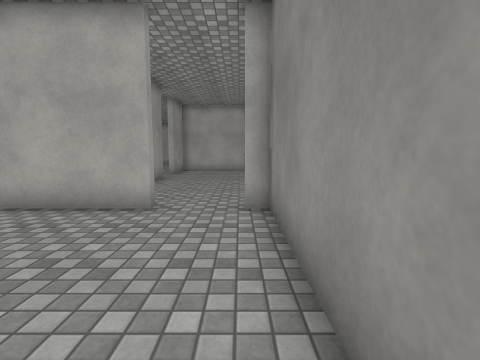
[1] (above)

16 first-person views from a walk through a scene from a Unity 3-D project. The camera is 1.3 m above the floor, tilts 6° down and sees 85° across. Doors are open. The floor is counted in squares, 1 m on a side. Each view is taken from the middle of a square. On the plan, view 1 faces up. The plan holds only what a view shows up to about 13 squares ahead; the rest is blank. The place goes on beyond the plan. The player is left out. Surface patterns are stand-ins for the level's own textures.

[2]
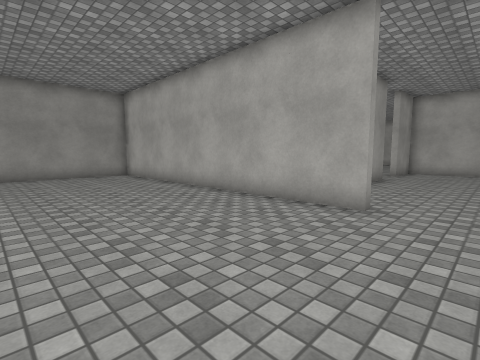

[3]
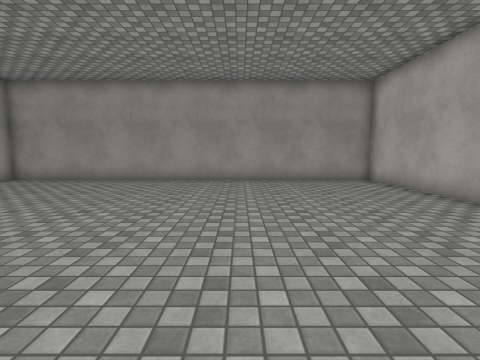

[4]
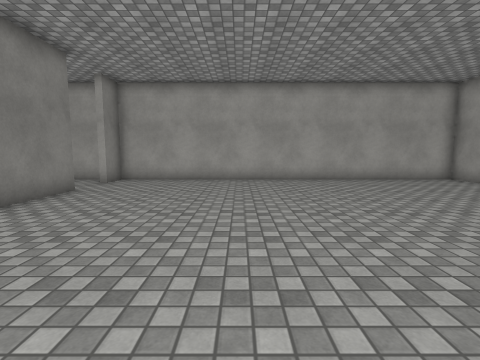

[5]
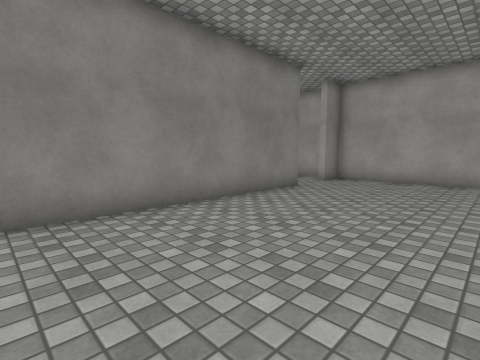

[6]
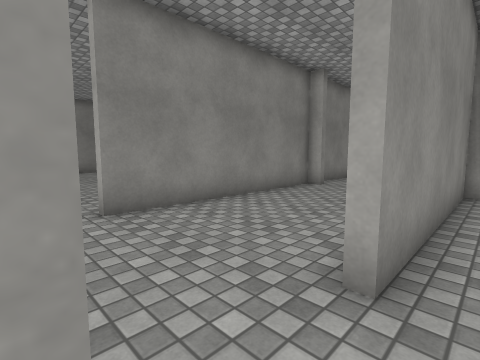

[7]
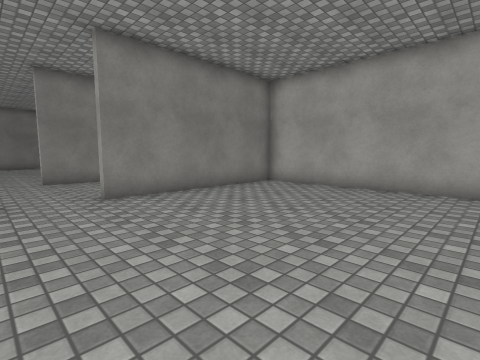

[8]
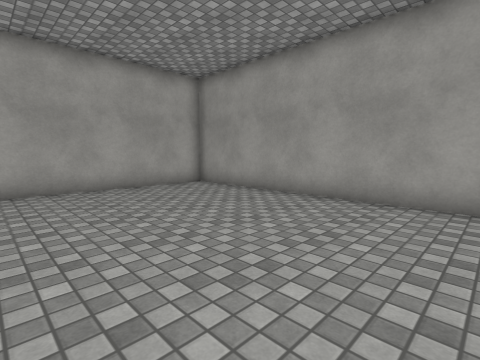

[9]
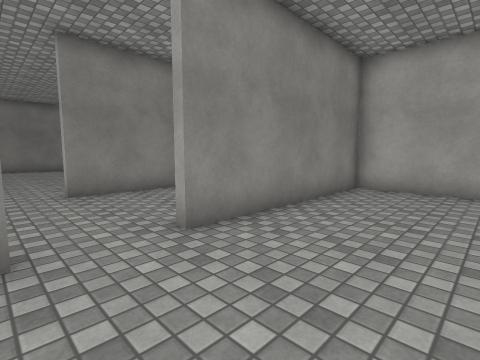

[10]
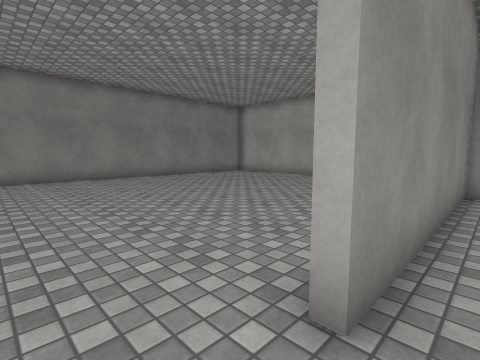

[11]
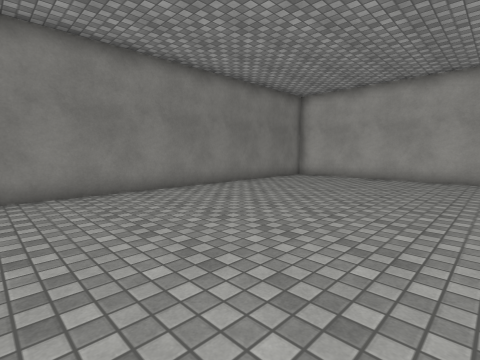

[12]
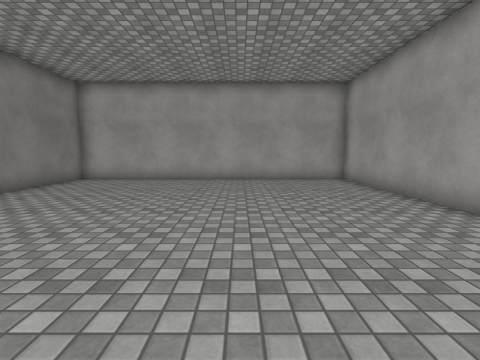

[13]
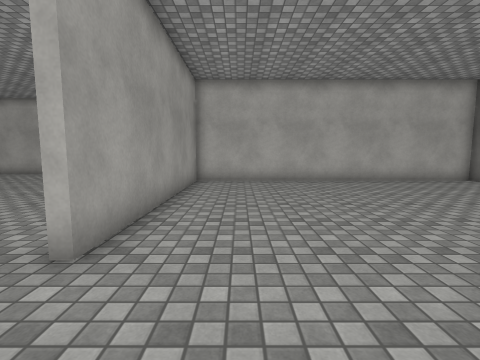

[14]
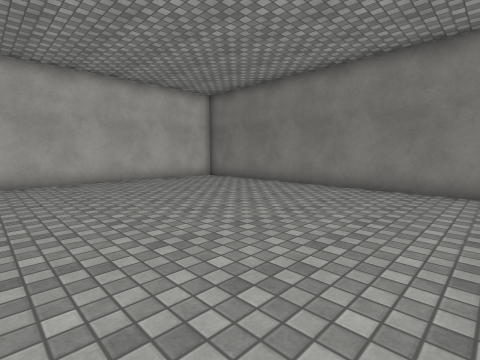

[15]
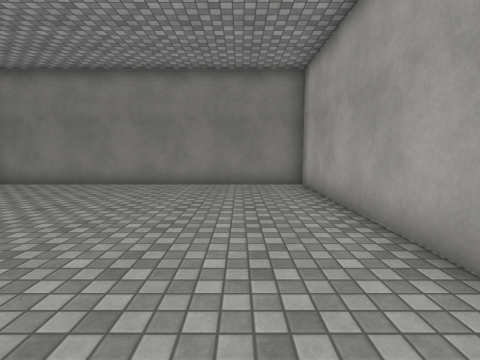

[16]
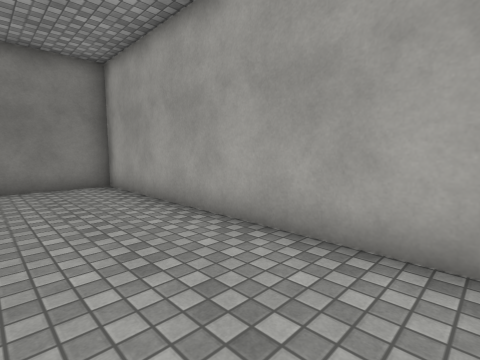

### Floor plan
Ten units are one square. View 1 is at (0, 0); x grows to the right and y downward. Boxes are objects, and circles mark ways between rooms. Rooms are numbered by the first view taken in them; rooms with no view inside come last. Other rooms are left out.
<svg viewBox="-156 -163 297 273">
<path fill="none" stroke="#000" d="M7 70 7 -60M-20 -60 -151 -60 -151 105 7 105 7 91M8 -60 0 -60M-151 -158 -151 -63 -43 -63 -43 -136M-40 -136 -40 -121M0 -63 8 -63M7 -60 7 -142M10 -96 10 -24 136 -24 136 -158M16 105 136 105 136 -21 10 -21 10 70"/>
<circle cx="-10" cy="-60" r="3" fill="#2a7"/>
<circle cx="10" cy="80" r="3" fill="#2a7"/>
<circle cx="-40" cy="-145" r="3" fill="#2a7"/>
<circle cx="10" cy="-155" r="3" fill="#2a7"/>
<text x="-70" y="20">1</text>
<text x="-100" y="-120">2</text>
<text x="-20" y="-120">3</text>
<text x="70" y="-100">4</text>
<text x="70" y="40">5</text>
</svg>
Room 1 opens to room 3. Room 1 opens to room 5. Room 2 opens to room 3. Room 3 opens to room 4.

Where each view was taken, in squares from view 1:
view 1: 0 up, 0 right, facing up
view 2: 0 up, 0 right, facing up-left
view 3: 0 up, 3 left, facing left
view 4: 2 up, 5 left, facing down
view 5: 2 up, 5 left, facing down-right
view 6: 16 up, 5 left, facing down-right
view 7: 16 up, 12 left, facing down-right
view 8: 16 up, 8 left, facing down-left
view 9: 16 up, 8 left, facing down-right
view 10: 16 up, 0 right, facing down-right
view 11: 16 up, 5 right, facing down-right
view 12: 15 up, 6 right, facing down
view 13: 10 down, 3 right, facing up
view 14: 10 down, 4 right, facing up-right
view 15: 8 down, 3 right, facing right
view 16: 7 down, 3 right, facing down-right
